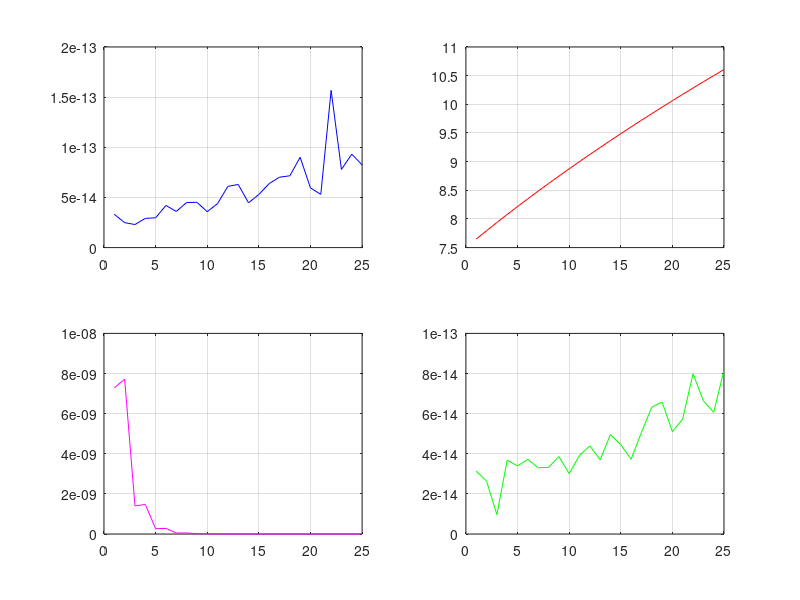

Source code (MATLAB):

%% 1) Matrices de differentiation

ecart_4=zeros(100,1);
ecart_2=ecart_4;
k=1;

for n=10:1e3:1e5

    h=2*pi/n;
 
    % D_2
    i=[1:(n-1),2:n]; j=[2:n,1:(n-1)];
    D_2=sparse(i,j,[ ones(1,n-1), -ones(1,n-1)] ,n,n);
    D_2(1,n)=-1; D_2(n,1)=1;
    D_2=1/(2*h)*D_2;

    %full(D_2)

    % D_4
    i=[1:(n-1),2:n]; j=[2:n,1:(n-1)];
    S1=sparse(i,j,2/3*[ ones(1,n-1), -ones(1,n-1)],n,n);

    i=[1:(n-2),3:n]; j=[3:n,1:(n-2)];
    S2=sparse(i,j,-1/12*[ ones(1,n-2), -ones(1,n-2)],n,n);

    D_4=(S1+S2);
    D_4(1,n)=-2/3; D_4(n,1)=2/3; D_4(1,n-1)=1/12; D_4(n-1,1)=-1/12;
    D_4(2,n)=1/12; D_4(n,2)=-1/12;
    D_4=1/h*D_4;

    %full(D_4)

    x=-pi+h:h:pi; x=x';

    ux=exp(sin(x));
    dux=cos(x).*exp(sin(x));

    ecart_2(k)=norm(D_2*ux-dux);
    ecart_4(k)=norm(D_4*ux-dux);

    k=k+1;
    
end


% affichage des ecarts 
 n=10:1e3:1e5;
 figure(1);
 hold on;
 plot(log10(n),log10(ecart_2),log10(n),-2*log10(n))
 plot(log10(n),log10(ecart_4),log10(n),-4*log10(n))
 hold off;
 
 
 %%  2) DFT
 
 nbf=4;
 N=52:2:100; err=zeros(nbf,length(N));
 
for j=1:length(N)
    
    n=N(j);
    h=2*pi/n;
    k=[0:n/2-1 0 -n/2+1:-1];
    x=-pi+h:h:pi; x=x';
    
    y=zeros(n,nbf);
    y(:,1)=exp(sin(x)); y(:,2)=abs(sin(x)).^3;  %y(:,5)=exp(-1./(sin(x)).^2);
    y(:,3)=1./(sin(x).^2+1); y(:,4)=sin(x).^10;
    
    I=sqrt(-1);
    ck=fft(y);
    
    du=zeros(n,nbf);
        for l=1:nbf   
            du(:,l)=ifft( I* k'.*ck(:,l));
        end
    
    yu=zeros(n,nbf);
    yu(:,1)=cos(x).*exp(sin(x)); yu(:,2)=3*abs(cos(x).*sin(x).^2);
    yu(:,3)=-2*cos(x).*sin(x)./(sin(x).^2+1).^2;
    yu(:,4)=10*cos(x).*sin(x).^9;
      %yu(:,5)=(2*cos(x)./sin(x).^3).*exp(-1./(sin(x).^2));
    
    dyu=zeros(1,nbf);
        for l=1:nbf   
            dyu(l)=norm(du(:,l)-yu(:,l));
        end    
    err(:,j)=dyu'; 
    
end

% affichage

figure(1)

hold on
subplot(2,2,1)
plot(err(1,:),'-b');
grid 

subplot(2,2,2)
plot(err(2,:),'-r');
grid 

subplot(2,2,3)
plot(err(3,:),'-m');
grid

subplot(2,2,4)
plot(err(4,:),'-g');
grid 
hold off


 %%  3) 

 




